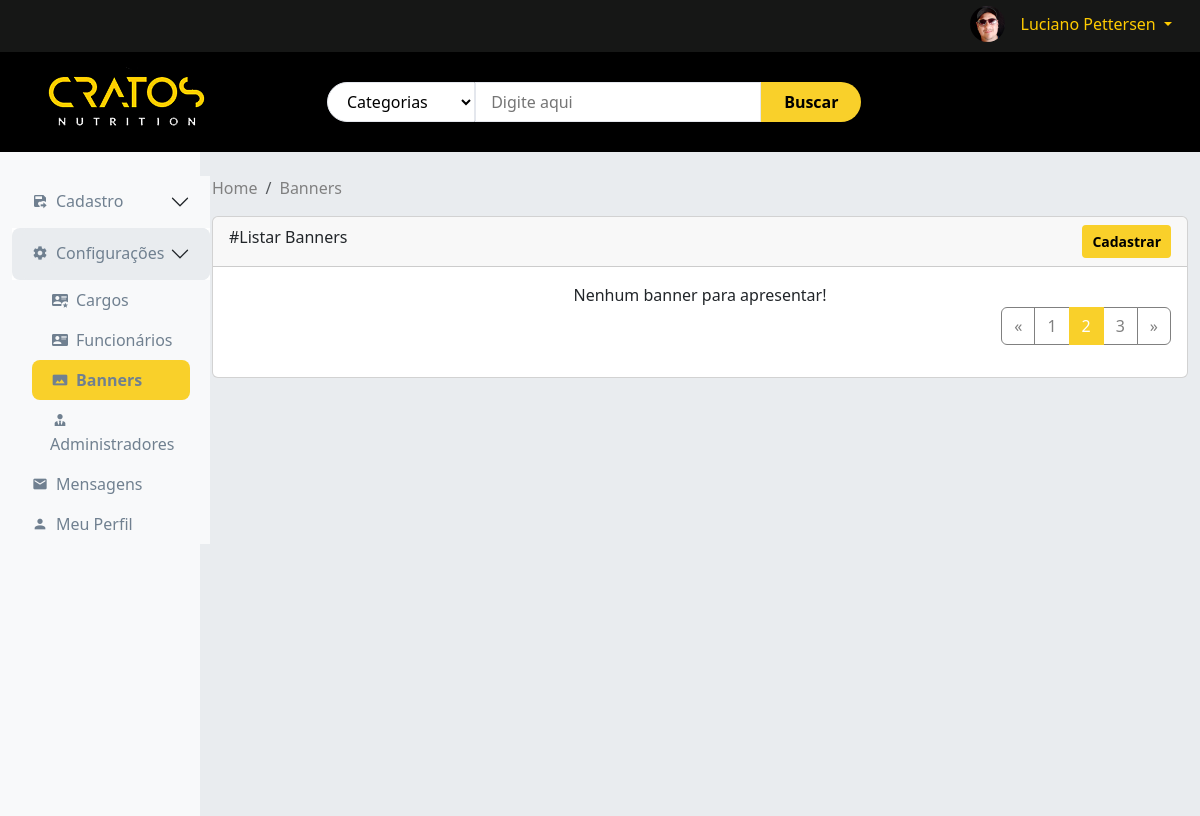
The page /adm/adm.php?pagina=banner (signed in) on the database as committed earlier.
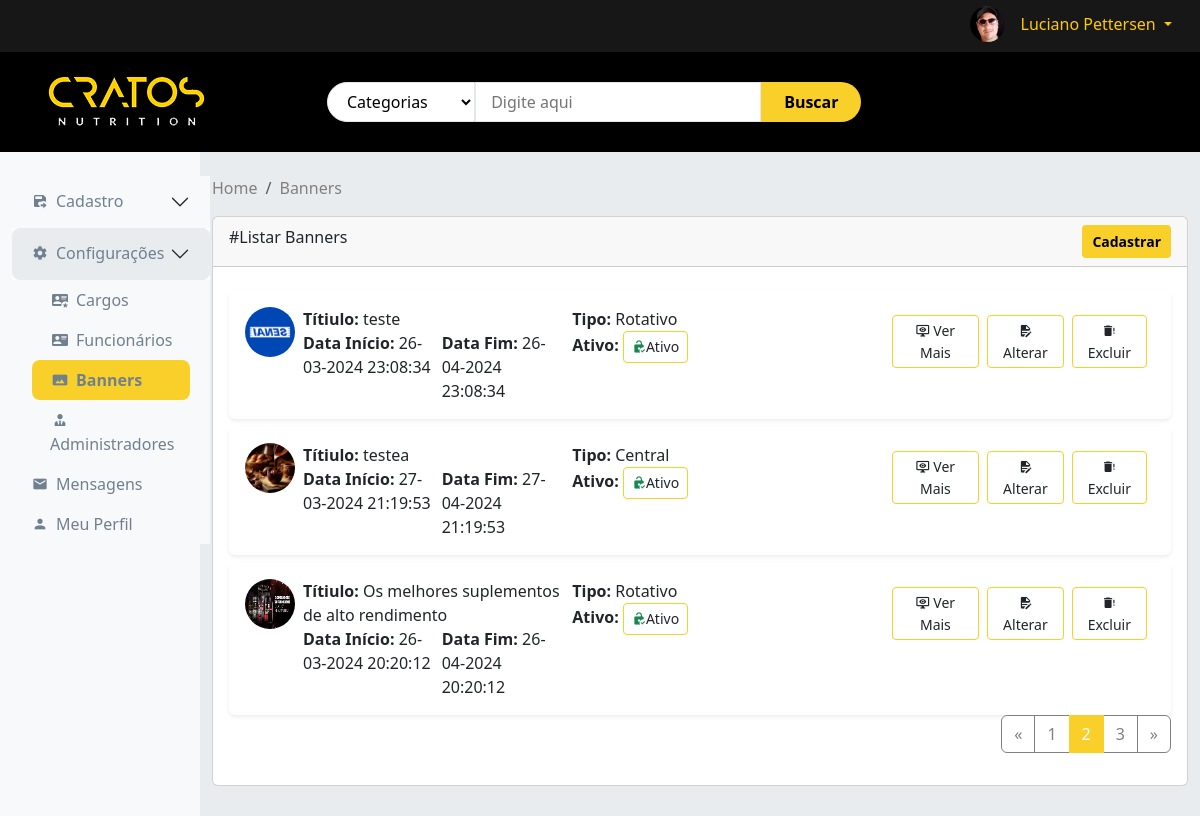
The same page on the database as committed later.
### tables this page shows
CREATE TABLE `banner` (
  `idbanner` int(10) unsigned NOT NULL AUTO_INCREMENT,
  `idadm` int(10) unsigned NOT NULL,
  `img` varchar(145) DEFAULT NULL,
  `titulo` varchar(145) NOT NULL,
  `datai` datetime NOT NULL DEFAULT current_timestamp(),
  `dataf` datetime NOT NULL DEFAULT current_timestamp(),
  `tipo` varchar(50) NOT NULL DEFAULT 'rotativo',
  `cadastro` datetime DEFAULT current_timestamp(),
  `alteracao` timestamp NOT NULL DEFAULT current_timestamp() ON UPDATE current_timestamp(),
  `ativo` char(1) NOT NULL DEFAULT 'A',
  PRIMARY KEY (`idbanner`,`idadm`) USING BTREE
);

### adm/func/func.php (called while the page is built, shortened)
<?php
function listarGeral($campos, $tabela)
{
    $conn = conectar();
    try {
        $conn->beginTransaction();
        $query = "SELECT $campos FROM $tabela";
        $sqlLista = $conn->prepare($query);
        $sqlLista->execute();
        $retornoLista = $sqlLista->fetchAll(PDO::FETCH_OBJ);
        if ($retornoLista) {
            return $retornoLista;
        } else {
            return [];
        }
    } catch (Throwable $e) {
        $conn->rollback();
        $error_message = '';
        $previousException = $e->getPrevious();
        if ($previousException) {
            $error_message .= 'Previous Exception: ' . $previousException->getMessage() . PHP_EOL;
        }
        $error_message .= 'Throwable: ' . $e->getMessage() . PHP_EOL;
        $error_message .= 'Code: ' . $e->getCode() . PHP_EOL;
        $trace = $e->getTrace();
        $error_message .= 'Trace: ' . print_r($trace, true) . PHP_EOL;
        $error_message .= 'Trace File: ' . $trace[0]['file'] . PHP_EOL;
        $error_message .= 'Trace Line: ' . $trace[0]['line'] . PHP_EOL;
        $error_message .= 'File: ' . $e->getFile() . PHP_EOL;
        $error_message .= 'Line: ' . $e->getLine() . PHP_EOL;
        error_log($error_message, 3, 'log/arquivo_de_log.txt');
        throw $e;
    } finally {
        $conn = null;
    }
}
function formatarDataHoraBr($data)
{
    return date('d-m-Y H:i:s', strtotime($data));
}
?>

### adm/banner/listaBanner.php (the view, shortened to what the rows shown need)
<div class="card">
    <div class="card-body">
        <?php
        $listarBanner = listarGeral('b.idbanner, b.img, b.titulo, b.datai, b.dataf, b.tipo, b.cadastro, b.alteracao, b.ativo, p.nome, p.sobrenome', 'banner b INNER JOIN pessoa p ON p.idpessoa = b.idadm ORDER BY b.idbanner DESC');
        if ($listarBanner) {
            foreach ($listarBanner as $pessoa) {
                $idbanner = $pessoa->idbanner;
                $img = $pessoa->img;
                $titulo = $pessoa->titulo;
                $datai = formatarDataHoraBr($pessoa->datai);
                $dataf = formatarDataHoraBr($pessoa->dataf);
                $tipo = $pessoa->tipo;
                $ativo = $pessoa->ativo;
                if ($ativo == 'A') {
                    $btnAtivo = '<a href="#" class="btn btn-sm btn-outline-primary" aria-current="page" title="Banner Ativado. Clique para Desativar" id="btnStatus" onclick="statusGeral(' . $idbanner . ',\'bannerStatus\');"><span class="mdi mdi-lock-open-check text-success"></span>Ativo</a>';
                } else {
                    $btnAtivo = '<a href="#" class="btn btn-sm btn-outline-primary" aria-current="page" title="Banner Desativado. Clique para Ativar" id="btnStatus" onclick="statusGeral(' . $idbanner . ',\'bannerStatus\');"><span class="mdi mdi-lock-check text-danger"></span> Desativado</a>';
                }
                ?>
                <div class="card card-lista mt-2 border border-0 shadow-sm">
                    <div class="card-body d-flex flex-column flex-md-row justify-content-between">
                        <div class="d-flex flex-column flex-md-row flex-fill">
                            <div class="d-flex col-md-6">
                                <img src="./banner/img/<?php echo $img; ?>" class="rounded-circle"
                                     style="width:50px;height:50px;">
                                <div class="d-flex flex-column ps-2">
                                    <div><strong>Títiulo:</strong> <?php echo $titulo ?></div>
                                    <div class="d-flex flex-md-row flex-column">
                                        <div class=""><strong>Data Início:</strong> <?php echo $datai ?></div>
                                        <div class="ps-md-2"><strong>Data Fim:</strong> <?php echo $dataf ?></div>
                                    </div>
                                </div>
                            </div>
                            <div class="d-flex flex-column ps-2  col-md-6">
                                <div><strong>Tipo:</strong> <?php echo $tipo ?></div>
                                <div><strong>Ativo:</strong> <?php echo $btnAtivo ?></div>
                            </div>
                        </div>
                        <div class="p-2">
                            <div class="d-flex flex-md-row flex-column gap-2">
                                <a href="#" class="btn btn-sm btn-outline-primary" aria-current="page"
                                   data-bs-toggle="modal" data-bs-target="#modalBannerVerMais"
                                   title="Ver detalhes do banner"
                                   onclick="bannerVeMais(<?php echo $idbanner ?>,'bannerVerMais')"><span
                                            class="mdi mdi-monitor-eye"></span> Ver Mais</a>
                                <a href="#" class="btn btn-sm btn-outline-primary"
                                   title="Alterar informações do Banner" data-bs-toggle="modal"
                                   data-bs-target="#modalBannerAlt"
                                   onclick="bannerDadosAlterar(<?php echo $idbanner ?>,'bannerDadosAlt');"><span
                                            class="mdi mdi-file-document-edit"></span>
                                    Alterar</a>
                                <a href="#" class="btn btn-sm btn-outline-primary" title="Excluir Banner"
                                   onclick="excGeral(<?php echo $idbanner ?>,'bannerExc','btnExcluir');"><span
                                            class="mdi mdi-delete-alert"></span> Excluir</a>
                            </div>
                        </div>
                    </div>
                </div>
                <?php
            }
        } else {
            ?>
            <div class="text-center">
                Nenhum banner para apresentar!
            </div>
            <?php
        }
        ?>
    </div>
</div>

Rows that differ between the two databases and show on the page:
added banner: img (picture), titulo "teste", datai "26-03-2024 23:08:34", dataf "26-04-2024 23:08:34", tipo "Rotativo"
added banner: img (picture), titulo "testea", datai "27-03-2024 21:19:53", dataf "27-04-2024 21:19:53", tipo "Central"
added banner: img (picture), titulo "Os melhores suplementos de alto rendimento", datai "26-03-2024 20:20:12", dataf "26-04-2024 20:20:12", tipo "Rotativo"
Other text that changed with them:
text no longer shown: "Nenhum banner para apresentar!"
